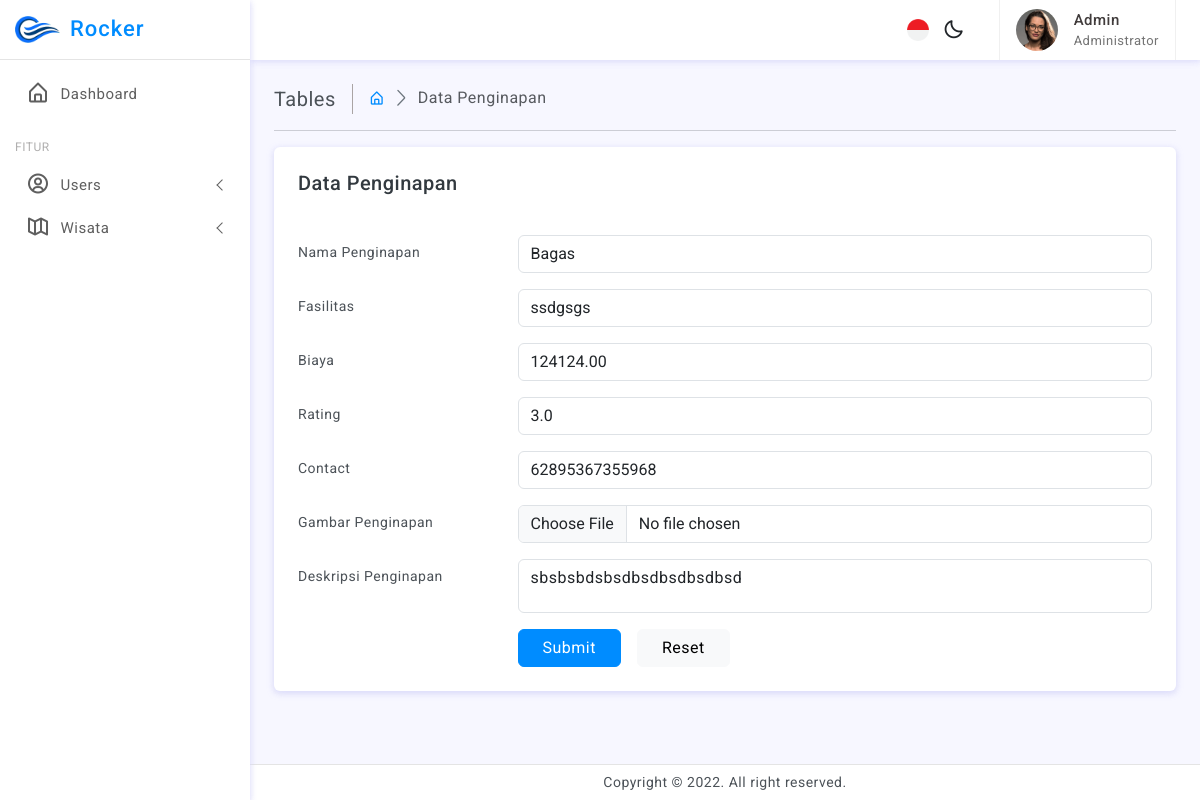
/admin/form_penginapanupdate.php?id=4 (signed in), run on the app's committed database.
### tables this page shows
CREATE TABLE `penginapan` (
  `id` int NOT NULL,
  `nama_penginapan` varchar(100) NOT NULL,
  `gambar_penginapan` varchar(255) DEFAULT NULL,
  `deskripsi_penginapan` text,
  `biaya` decimal(10,2) DEFAULT NULL,
  `rating` decimal(2,1) DEFAULT NULL,
  `fasilitas` text,
  `contact` varchar(20) DEFAULT NULL
);

### admin/form_penginapanupdate.php (the view, shortened to what this page needs)
<?php
include 'db.php';
$id = $_GET['id'];
$sql = "SELECT * FROM penginapan WHERE id = $id";
$result = $conn->query($sql);
$row = $result->fetch_assoc();
?>
<!doctype html>
<html lang="en">
<head>
	<?php include 'includes/style.php'; ?>
</head>
<body>
	<div class="wrapper">
		<?php include 'includes/sidebar.php'; ?>
		<?php include 'includes/header.php'; ?>
		<div class="page-wrapper">
			<div class="page-content">
				<div class="page-breadcrumb d-none d-sm-flex align-items-center mb-3">
					<div class="breadcrumb-title pe-3">Tables</div>
					<div class="ps-3">
						<nav aria-label="breadcrumb">
							<ol class="breadcrumb mb-0 p-0">
								<li class="breadcrumb-item"><a href="javascript:;"><i class="bx bx-home-alt"></i></a>
								</li>
								<li class="breadcrumb-item active" aria-current="page">Data Penginapan</li>
							</ol>
						</nav>
					</div>
				</div>
				<hr/>
				<div class="card">
					<div class="card-body p-4">
						<h5 class="mb-4">Data Penginapan</h5>
						<form action="penginapan/penginapanupdate.php" method="POST" enctype="multipart/form-data" >
							<div class="row mb-3">
								<label for="nama_penginapan" class="col-sm-3 col-form-label">Nama Penginapan</label>
								<div class="col-sm-9">
									<input type="text" name="nama_penginapan" value="<?= $row['nama_penginapan']; ?>" class="form-control" id="nama_penginapan" placeholder="Nama Penginapan" required>
								</div>
							</div>
							<div class="row mb-3" >
								<label for="fasilitas" class="col-sm-3 col-form-label">Fasilitas</label>
								<div class="col-sm-9">
									<input type="text" name="fasilitas" value="<?= $row['fasilitas']; ?>" class="form-control" id="fasilitas" placeholder="Fasilitas" required>
								</div>
							</div>
							<div class="row mb-3">
								<label for="biaya" class="col-sm-3 col-form-label">Biaya</label>
								<div class="col-sm-9">
									<input type="number" name="biaya" value="<?= $row['biaya']; ?>" class="form-control" id="biaya" placeholder="Biaya" required>
								</div>
							</div>
							<div class="row mb-3">
								<label for="rating" class="col-sm-3 col-form-label">Rating</label>
								<div class="col-sm-9">
									<input type="number" name="rating"  value="<?= $row['rating']; ?>" min="1" max="5" class="form-control" id="rating" placeholder="Rating" required>
								</div>
							</div>
							<div class="row mb-3">
								<label for="contact" class="col-sm-3 col-form-label">Contact</label>
								<div class="col-sm-9">
									<input type="number" name="contact" value="<?= $row['contact']; ?>" class="form-control" id="contact" placeholder="Contact" required>
								</div>
							</div>
							<div class="row mb-3">
								<label for="gambar_penginapan" class="col-sm-3 col-form-label">Gambar Penginapan</label>
								<div class="col-sm-9">
									<input type="file" name="gambar_penginapan" value="<?= $row['gambar_penginapan']; ?>" id="gambar_penginapan" accept="images/*" class="form-control" placeholder="Gambar Penginapan">
								</div>
							</div>
							<div class="row mb-3" >
								<label for="deskripsi_penginapan" class="col-sm-3 col-form-label">Deskripsi Penginapan</label>
								<div class="col-sm-9">
									<div>
									<tinymce-editor api-key="nwo0vzn3ffu1601fahu14letk4t8i6w2gcolb7s549ggm1hi"  height="500"
     			 					plugins="advlist autolink lists link image charmap preview anchor
									searchreplace visualblocks code fullscreen
									insertdatetime media table code help wordcount"
									toolbar="undo redo | blocks | bold italic backcolor |
									alignleft aligncenter alignright alignjustify |
									bullist numlist outdent indent | removeformat | help"
									name="deskripsi_penginapan"  class="form-control" id="deskripsi_penginapan" placeholder="Deskripsi Penginapan" required><?= $row['deskripsi_penginapan']; ?>
									</tinymce-editor>
								</div>
								</div>
							</div>
							<div class="row">
								<label class="col-sm-3 col-form-label"></label>
								<div class="col-sm-9">
									<div class="d-md-flex d-grid align-items-center gap-3">
										<button type="submit"value="Simpan" class="btn btn-primary px-4">Submit</button>
										<button type="reset" class="btn btn-light px-4">Reset</button>
									</div>
								</div>
							</div>
						</form>
					</div>
				</div>
			</div>
		</div>
		<?php include 'includes/footer.php'; ?>
	</div>
</body>
</html>

### admin/assets/css/app.css (style rules this page uses)
body { font-size: 14px; color: #4c5258; letter-spacing: .5px; background: #f7f7ff; overflow-x: hidden; font-family: Roboto, sans-serif }
a { text-decoration: none }
.wrapper { width: 100%; position: relative }
.page-wrapper { height: 100%; margin-top: 60px; margin-bottom: 30px; margin-left: 250px }
.page-content { padding: 1.5rem 1.5rem 0.7rem 1.5rem }
.breadcrumb-title { font-size: 20px; border-right: 1.5px solid #aaa4a4 }
.page-breadcrumb .breadcrumb li.breadcrumb-item { font-size: 16px }
.page-breadcrumb .breadcrumb-item+.breadcrumb-item::before { display: inline-block; padding-right: .5rem; color: #6c757d; font-family: LineIcons; content: "\ea5c" }
input::placeholder { color: #000!important; opacity: .3!important }

### data on the page
penginapan: nama_penginapan "Bagas", fasilitas "ssdgsgs", biaya "124124.00", rating "3.0", contact "62895367355968", deskripsi_penginapan "sbsbsbdsbsdbsdbsdbsdbsd"
